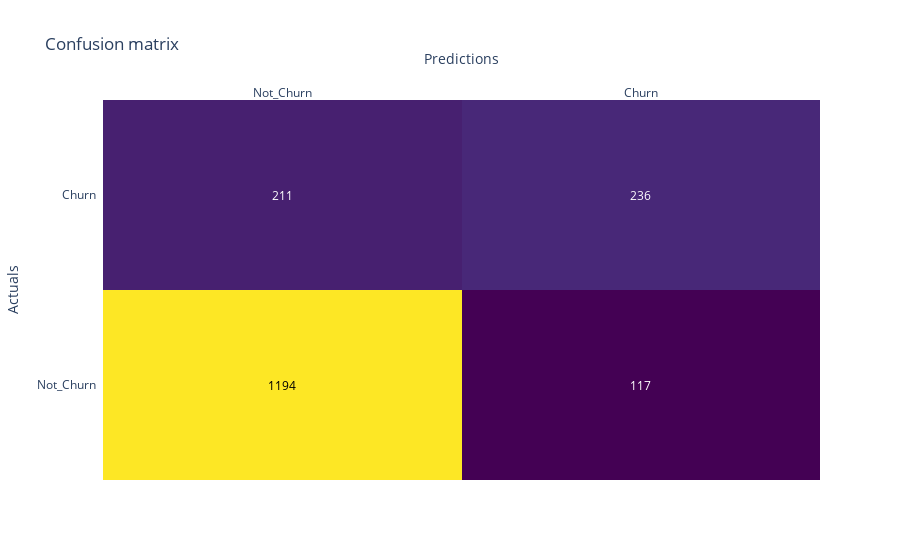

Write notebook code for a chart like this one.
### Markdown cell above
### * Annoted heatmap of the confusion matrix - Log regression*

### Code cell
annotated_heatmap(logreg, X_train, y_train, X_test, y_test, cf='coefficients')

### Figure 1 — Plotly figure (JSON) as saved in the notebook; plotly's stock layout.template omitted (floating-point values rounded to 4 significant figures)
{"data": [{"colorscale": [[0, "#440154"], [0.1111, "#482878"], [0.2222, "#3e4989"], [0.3333, "#31688e"], [0.4444, "#26828e"], [0.5556, "#1f9e89"], [0.6667, "#35b779"], [0.7778, "#6ece58"], [0.8889, "#b5de2b"], [1, "#fde725"]], "reversescale": false, "showscale": false, "type": "heatmap", "x": ["Not_Churn", "Churn"], "y": ["Not_Churn", "Churn"], "z": [[1194, 117], [211, 236]]}], "layout": {"annotations": [{"font": {"color": "#000000"}, "showarrow": false, "text": "1194", "x": "Not_Churn", "xref": "x", "y": "Not_Churn", "yref": "y"}, {"font": {"color": "#FFFFFF"}, "showarrow": false, "text": "117", "x": "Churn", "xref": "x", "y": "Not_Churn", "yref": "y"}, {"font": {"color": "#FFFFFF"}, "showarrow": false, "text": "211", "x": "Not_Churn", "xref": "x", "y": "Churn", "yref": "y"}, {"font": {"color": "#FFFFFF"}, "showarrow": false, "text": "236", "x": "Churn", "xref": "x", "y": "Churn", "yref": "y"}], "title": {"text": "Confusion matrix"}, "xaxis": {"dtick": 1, "gridcolor": "rgb(0, 0, 0)", "side": "top", "ticks": "", "title": {"text": "Predictions"}}, "yaxis": {"dtick": 1, "ticks": "", "ticksuffix": "  ", "title": {"text": "Actuals"}}}}
